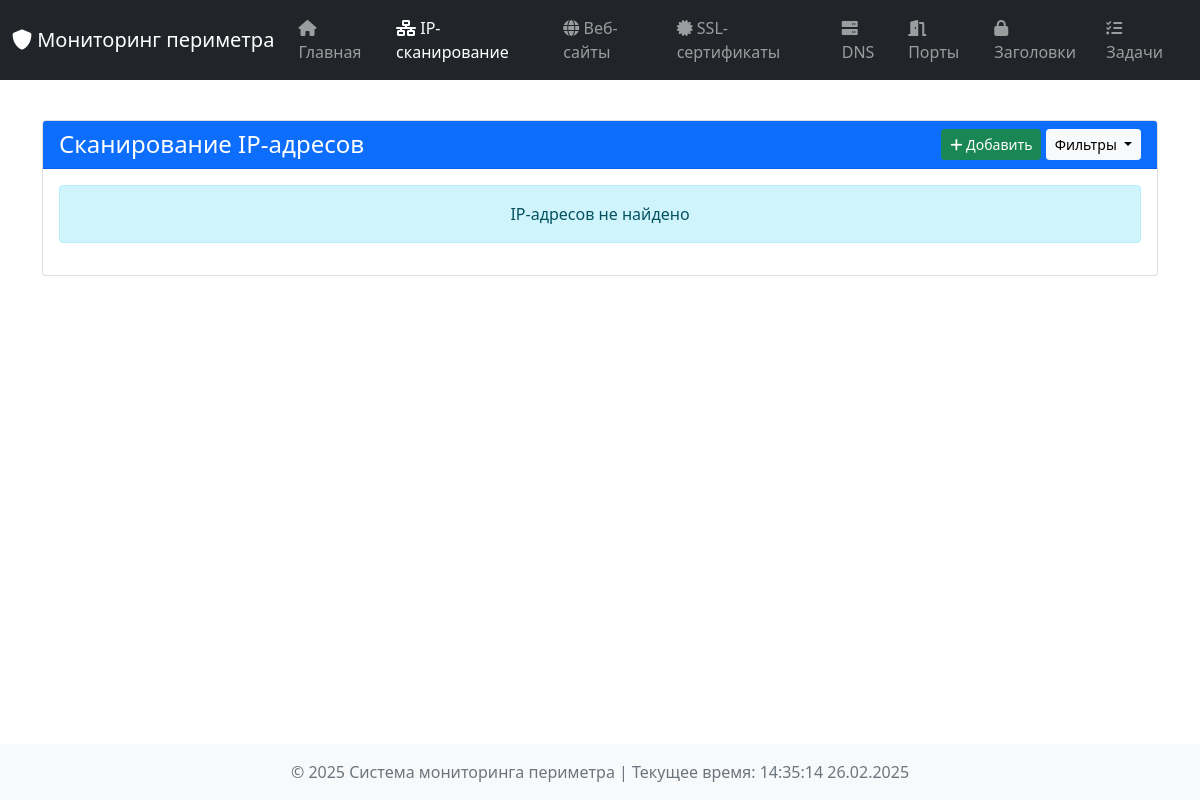
The app's page /ip-scan, older data.
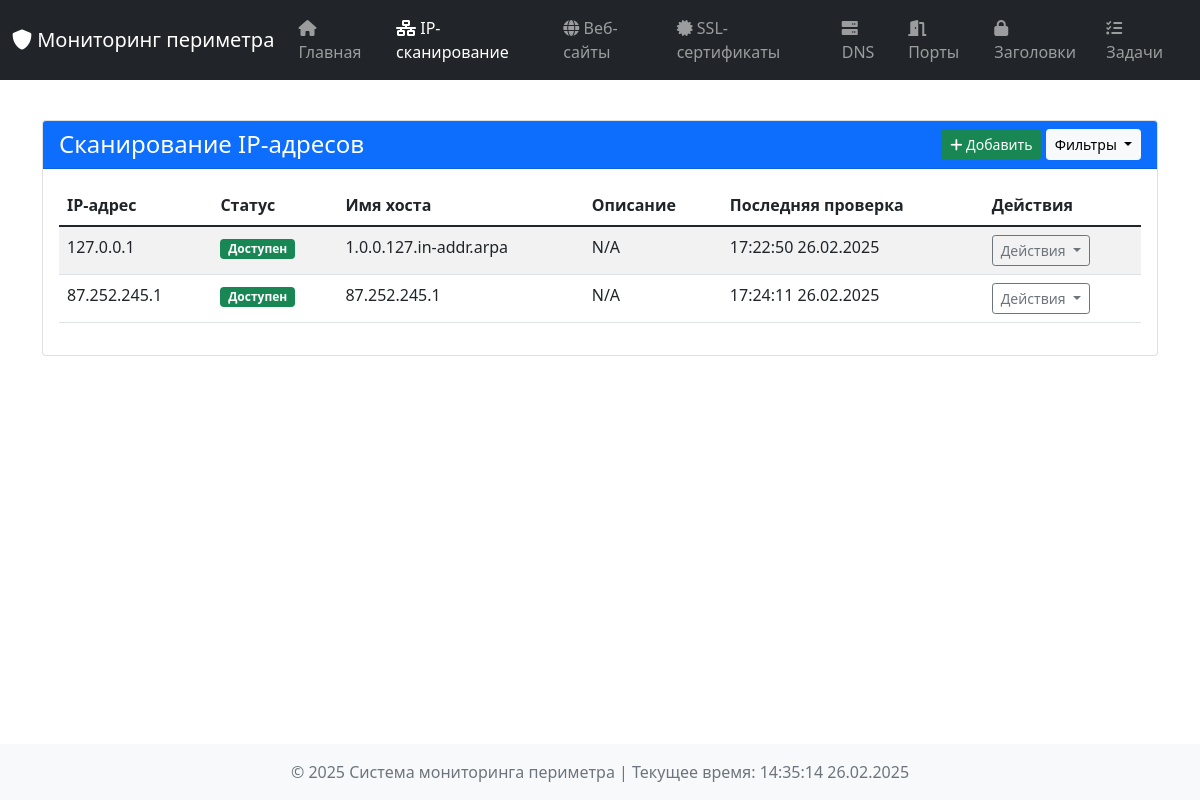
The same page, newer data.
### tables this page shows
CREATE TABLE ip_states (
            ip_address TEXT PRIMARY KEY,
            is_up INTEGER,
            hostname TEXT,
            scan_time TEXT,
            description TEXT,
            data TEXT
        );

### dashboard/app.py (the view, shortened to what this page needs)
@app.route('/ip-scan', methods=['GET', 'POST'])
def ip_scan():
    status_filter = request.args.get('status')
    results = db_manager.get_all_records('ip_scan_results')
    if status_filter == 'up':
        results = [r for r in results if r['is_up']]
    elif status_filter == 'down':
        results = [r for r in results if not r['is_up']]
    return render_template('ip_scan.html', results=results, current_time=datetime.now())

### dashboard/templates/ip_scan.html (shortened to what this page needs)
{% extends "base.html" %}
{% block content %}
<div class="container mt-4">
    <div class="card">
        <div class="card-header bg-primary text-white d-flex justify-content-between align-items-center">
            <h4 class="mb-0">Сканирование IP-адресов</h4>
            <div>
                <button class="btn btn-success btn-sm" data-bs-toggle="modal" data-bs-target="#addIpModal">
                    <i class="fas fa-plus"></i> Добавить
                </button>
                <button class="btn btn-light btn-sm dropdown-toggle" type="button" id="filterDropdown" data-bs-toggle="dropdown" aria-expanded="false">
                    Фильтры
                </button>
            </div>
        </div>
        <div class="card-body">
            {% if results %}
                <div class="table-responsive">
                    <table class="table table-hover table-striped">
                        <thead class="thead-dark">
                            <tr>
                                <th>IP-адрес</th>
                                <th>Статус</th>
                                <th>Имя хоста</th>
                                <th>Описание</th>
                                <th>Последняя проверка</th>
                                <th>Действия</th>
                            </tr>
                        </thead>
                        <tbody>
                            {% for result in results %}
                            <tr class="{% if not result.is_up %}table-danger{% endif %}">
                                <td>{{ result.ip_address }}</td>
                                <td>
                                    {% if result.is_up %}
                                        <span class="badge bg-success">Доступен</span>
                                    {% else %}
                                        <span class="badge bg-danger">Недоступен</span>
                                    {% endif %}
                                </td>
                                <td>{{ result.hostname or 'N/A' }}</td>
                                <td>{{ result.description or 'N/A' }}</td>
                                <td>{{ result.scan_time.strftime('%H:%M:%S %d.%m.%Y') if result.scan_time else 'N/A' }}</td>
                                <td>
                                    <div class="dropdown">
                                        <button class="btn btn-outline-secondary btn-sm dropdown-toggle" type="button" data-bs-toggle="dropdown" aria-expanded="false">
                                            Действия
                                        </button>
                                    </div>
                                </td>
                            </tr>
                            {% endfor %}
                        </tbody>
                    </table>
                </div>
            {% else %}
                <div class="alert alert-info text-center">
                    IP-адресов не найдено
                </div>
            {% endif %}
        </div>
    </div>
</div>
{% endblock %}

Row changes from the older to the newer data that the page shows:
added ip_states: ip_address "127.0.0.1", is_up "Доступен", hostname "1.0.0.127.in-addr.arpa", description "N/A", scan_time "17:22:50 26.02.2025"
added ip_states: ip_address "87.252.245.1", is_up "Доступен", hostname "87.252.245.1", description "N/A", scan_time "17:24:11 26.02.2025"
Text that changed along with them:
text no longer shown: "IP-адресов не найдено"
text now shown: "IP-адрес Статус Имя хоста Описание Последняя проверка Действия"
